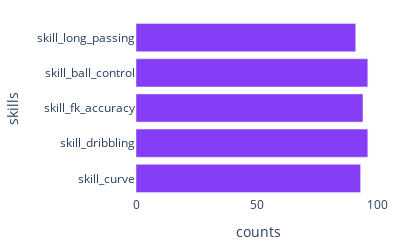

The notebook cell this image was saved under:
### Code cell
# barplot 1
df1_for_plot = pd.DataFrame(df1[df1['long_name'] == player1][skills1].iloc[0].reset_index())
df1_for_plot.rename(columns={df1_for_plot.columns[1]: 'counts'}, inplace=True)
df1_for_plot.rename(columns={df1_for_plot.columns[0]: 'skills'}, inplace=True)
barplot1 = px.bar(df1_for_plot, x='counts', y='skills', orientation='h')
barplot1.update_traces(marker_color='rgba(133,61,246,1)')
barplot1.update_layout(width = 400, height = 250,
                       margin=dict(l=20, r=20, t=20, b=20),
                
                       plot_bgcolor = 'rgba(0, 0, 0, 0)',
                       paper_bgcolor = 'rgba(0, 0, 0, 0)',    )

### Figure 1 — Plotly figure (JSON) as saved in the notebook; plotly's stock layout.template omitted (floating-point values rounded to 4 significant figures)
{"data": [{"alignmentgroup": "True", "hovertemplate": "counts=%{x}<br>skills=%{y}<extra></extra>", "legendgroup": "", "marker": {"color": "rgba(133,61,246,1)"}, "name": "", "offsetgroup": "", "orientation": "h", "showlegend": false, "textposition": "auto", "type": "bar", "x": [93, 96, 94, 96, 91], "xaxis": "x", "y": ["skill_curve", "skill_dribbling", "skill_fk_accuracy", "skill_ball_control", "skill_long_passing"], "yaxis": "y"}], "layout": {"barmode": "relative", "height": 250, "legend": {"tracegroupgap": 0}, "margin": {"b": 20, "l": 20, "r": 20, "t": 20}, "paper_bgcolor": "rgba(0, 0, 0, 0)", "plot_bgcolor": "rgba(0, 0, 0, 0)", "width": 400, "xaxis": {"anchor": "y", "domain": [0, 1], "title": {"text": "counts"}}, "yaxis": {"anchor": "x", "domain": [0, 1], "title": {"text": "skills"}}}}
